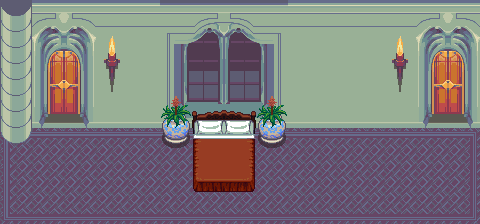

The image is a tile-based game level rendered from a .tmx file. Its description and source (layers, tilesets, objects; grid data summarised) follow:
An orthogonal 15x7 tile map with 32x32 px tiles, 4 tile layers (floor 1, wall 2, wall 1, furniture), 1 hidden layer not drawn, 38 tilesets.

<map version="1.0" orientation="orthogonal" renderorder="right-down" width="15" height="7" tilewidth="32" tileheight="32" nextobjectid="1">
 <tileset firstgid="1" name="barrel" tilewidth="32" tileheight="32">
  <image source="../LPC Base Assets/tiles/barrel.png" width="128" height="64" />
 </tileset>
 <tileset firstgid="9" name="brackish" tilewidth="32" tileheight="32">
  <image source="../LPC Base Assets/tiles/brackish.png" width="96" height="192" />
 </tileset>
 <tileset firstgid="27" name="bridges" tilewidth="32" tileheight="32">
  <image source="../LPC Base Assets/tiles/bridges.png" width="192" height="224" />
 </tileset>
 <tileset firstgid="69" name="buckets" tilewidth="32" tileheight="32">
  <image source="../LPC Base Assets/tiles/buckets.png" width="96" height="64" />
 </tileset>
 <tileset firstgid="75" name="cabinets" tilewidth="32" tileheight="32">
  <image source="../LPC Base Assets/tiles/cabinets.png" width="192" height="416" />
 </tileset>
 <tileset firstgid="153" name="castle_lightsources" tilewidth="32" tileheight="32">
  <image source="../LPC Base Assets/tiles/castle_lightsources.png" width="160" height="128" />
 </tileset>
 <tileset firstgid="173" name="castle_outside" tilewidth="32" tileheight="32">
  <image source="../LPC Base Assets/tiles/castle_outside.png" width="544" height="352" />
 </tileset>
 <tileset firstgid="360" name="castlefloors" tilewidth="32" tileheight="32">
  <image source="../LPC Base Assets/tiles/castlefloors.png" width="320" height="320" />
 </tileset>
 <tileset firstgid="460" name="castlefloors_outside" tilewidth="32" tileheight="32">
  <image source="../LPC Base Assets/tiles/castlefloors_outside.png" width="128" height="160" />
 </tileset>
 <tileset firstgid="480" name="castlewalls" tilewidth="32" tileheight="32">
  <image source="../LPC Base Assets/tiles/castlewalls.png" width="384" height="480" />
 </tileset>
 <tileset firstgid="660" name="cement" tilewidth="32" tileheight="32">
  <image source="../LPC Base Assets/tiles/cement.png" width="96" height="192" />
 </tileset>
 <tileset firstgid="678" name="cementstair" tilewidth="32" tileheight="32">
  <image source="../LPC Base Assets/tiles/cementstair.png" width="160" height="128" />
 </tileset>
 <tileset firstgid="698" name="chests" tilewidth="32" tileheight="32">
  <image source="../LPC Base Assets/tiles/chests.png" width="64" height="96" />
 </tileset>
 <tileset firstgid="704" name="country" tilewidth="32" tileheight="32">
  <image source="../LPC Base Assets/tiles/country.png" width="160" height="128" />
 </tileset>
 <tileset firstgid="724" name="cup" tilewidth="32" tileheight="32">
  <image source="../LPC Base Assets/tiles/cup.png" width="32" height="64" />
 </tileset>
 <tileset firstgid="726" name="dirt" tilewidth="32" tileheight="32">
  <image source="../LPC Base Assets/tiles/dirt.png" width="96" height="192" />
 </tileset>
 <tileset firstgid="744" name="dirt2" tilewidth="32" tileheight="32">
  <image source="../LPC Base Assets/tiles/dirt2.png" width="96" height="192" />
 </tileset>
 <tileset firstgid="762" name="dungeon" tilewidth="32" tileheight="32">
  <image source="../LPC Base Assets/tiles/dungeon.png" width="416" height="256" />
 </tileset>
 <tileset firstgid="866" name="grass" tilewidth="32" tileheight="32">
  <image source="../LPC Base Assets/tiles/grass.png" width="96" height="192" />
 </tileset>
 <tileset firstgid="884" name="grassalt" tilewidth="32" tileheight="32">
  <image source="../LPC Base Assets/tiles/grassalt.png" width="96" height="192" />
 </tileset>
 <tileset firstgid="902" name="hole" tilewidth="32" tileheight="32">
  <image source="../LPC Base Assets/tiles/hole.png" width="96" height="192" />
 </tileset>
 <tileset firstgid="920" name="holek" tilewidth="32" tileheight="32">
  <image source="../LPC Base Assets/tiles/holek.png" width="96" height="192" />
 </tileset>
 <tileset firstgid="938" name="holemid" tilewidth="32" tileheight="32">
  <image source="../LPC Base Assets/tiles/holemid.png" width="96" height="192" />
 </tileset>
 <tileset firstgid="956" name="house" tilewidth="32" tileheight="32">
  <image source="../LPC Base Assets/tiles/house.png" width="288" height="224" />
 </tileset>
 <tileset firstgid="1019" name="inside" tilewidth="32" tileheight="32">
  <image source="../LPC Base Assets/tiles/inside.png" width="320" height="320" />
 </tileset>
 <tileset firstgid="1119" name="kitchen" tilewidth="32" tileheight="32">
  <image source="../LPC Base Assets/tiles/kitchen.png" width="64" height="128" />
 </tileset>
 <tileset firstgid="1127" name="lava" tilewidth="32" tileheight="32">
  <image source="../LPC Base Assets/tiles/lava.png" width="96" height="192" />
 </tileset>
 <tileset firstgid="1145" name="lavarock" tilewidth="32" tileheight="32">
  <image source="../LPC Base Assets/tiles/lavarock.png" width="96" height="192" />
 </tileset>
 <tileset firstgid="1163" name="mountains" tilewidth="32" tileheight="32">
  <image source="../LPC Base Assets/tiles/mountains.png" width="384" height="288" />
 </tileset>
 <tileset firstgid="1271" name="rock" tilewidth="32" tileheight="32">
  <image source="../LPC Base Assets/tiles/rock.png" width="64" height="32" />
 </tileset>
 <tileset firstgid="1273" name="signs" tilewidth="32" tileheight="32">
  <image source="../LPC Base Assets/tiles/signs.png" width="96" height="64" />
 </tileset>
 <tileset firstgid="1279" name="stairs" tilewidth="32" tileheight="32">
  <image source="../LPC Base Assets/tiles/stairs.png" width="256" height="448" />
 </tileset>
 <tileset firstgid="1391" name="treetop" tilewidth="32" tileheight="32">
  <image source="../LPC Base Assets/tiles/treetop.png" width="192" height="224" />
 </tileset>
 <tileset firstgid="1433" name="trunk" tilewidth="32" tileheight="32">
  <image source="../LPC Base Assets/tiles/trunk.png" width="192" height="96" />
 </tileset>
 <tileset firstgid="1451" name="victoria" tilewidth="32" tileheight="32">
  <image source="../LPC Base Assets/tiles/victoria.png" width="352" height="160" />
 </tileset>
 <tileset firstgid="1506" name="water" tilewidth="32" tileheight="32">
  <image source="../LPC Base Assets/tiles/water.png" width="96" height="192" />
 </tileset>
 <tileset firstgid="1524" name="waterfall" tilewidth="32" tileheight="32">
  <image source="../LPC Base Assets/tiles/waterfall.png" width="96" height="160" />
 </tileset>
 <tileset firstgid="1539" name="watergrass" tilewidth="32" tileheight="32">
  <image source="../LPC Base Assets/tiles/watergrass.png" width="96" height="192" />
 </tileset>
 <layer name="floor 1" width="15" height="7">
  <data>[105 cells, 45 non-empty, 9 distinct tile ids]</data>
 </layer>
 <layer name="floor 2" width="15" height="7" visible="0">
  <data>[105 cells, 1 non-empty, 1 distinct tile ids]</data>
 </layer>
 <layer name="wall 2" width="15" height="7">
  <data>[105 cells, 14 non-empty, 1 distinct tile ids]</data>
 </layer>
 <layer name="wall 1" width="15" height="7">
  <data>[105 cells, 55 non-empty, 31 distinct tile ids]</data>
 </layer>
 <layer name="furniture" width="15" height="7">
  <data>[105 cells, 14 non-empty, 10 distinct tile ids]</data>
 </layer>
</map>
